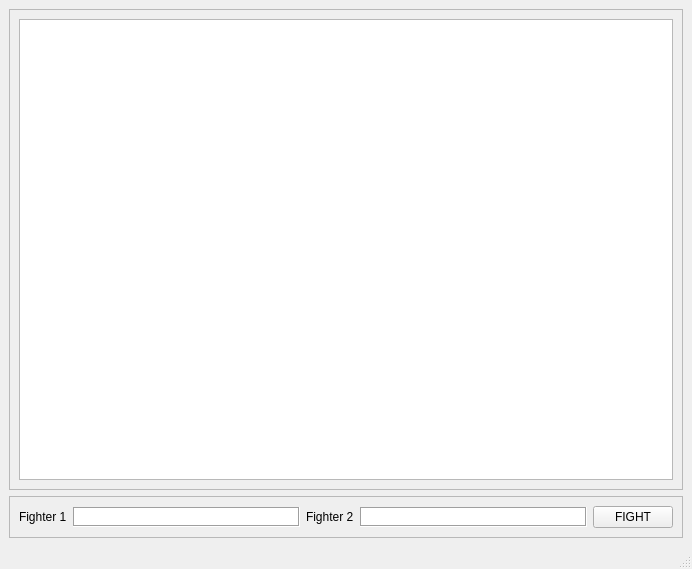
<?xml version="1.0" encoding="UTF-8"?>
<ui version="4.0">
 <class>MainWindow</class>
 <widget class="QMainWindow" name="MainWindow">
  <property name="geometry">
   <rect>
    <x>0</x>
    <y>0</y>
    <width>692</width>
    <height>569</height>
   </rect>
  </property>
  <property name="windowTitle">
   <string>MainWindow</string>
  </property>
  <widget class="QWidget" name="centralwidget">
   <layout class="QVBoxLayout" name="verticalLayout">
    <item>
     <widget class="QFrame" name="frame_2">
      <property name="frameShape">
       <enum>QFrame::StyledPanel</enum>
      </property>
      <property name="frameShadow">
       <enum>QFrame::Raised</enum>
      </property>
      <layout class="QHBoxLayout" name="horizontalLayout_2">
       <item>
        <widget class="QTextBrowser" name="textBrowser"/>
       </item>
      </layout>
     </widget>
    </item>
    <item>
     <widget class="QFrame" name="frame">
      <property name="frameShape">
       <enum>QFrame::StyledPanel</enum>
      </property>
      <property name="frameShadow">
       <enum>QFrame::Raised</enum>
      </property>
      <layout class="QHBoxLayout" name="horizontalLayout">
       <item>
        <widget class="QLabel" name="fighter1label">
         <property name="text">
          <string>Fighter 1</string>
         </property>
        </widget>
       </item>
       <item>
        <widget class="QTextEdit" name="fighter1NameEdit">
         <property name="sizePolicy">
          <sizepolicy hsizetype="Expanding" vsizetype="Fixed">
           <horstretch>0</horstretch>
           <verstretch>0</verstretch>
          </sizepolicy>
         </property>
         <property name="maximumSize">
          <size>
           <width>16777215</width>
           <height>20</height>
          </size>
         </property>
         <property name="frameShape">
          <enum>QFrame::Box</enum>
         </property>
         <property name="verticalScrollBarPolicy">
          <enum>Qt::ScrollBarAlwaysOff</enum>
         </property>
         <property name="horizontalScrollBarPolicy">
          <enum>Qt::ScrollBarAlwaysOff</enum>
         </property>
        </widget>
       </item>
       <item>
        <widget class="QLabel" name="fighter2label">
         <property name="text">
          <string>Fighter 2</string>
         </property>
        </widget>
       </item>
       <item>
        <widget class="QTextEdit" name="fighter2NameEdit">
         <property name="sizePolicy">
          <sizepolicy hsizetype="Expanding" vsizetype="Fixed">
           <horstretch>0</horstretch>
           <verstretch>0</verstretch>
          </sizepolicy>
         </property>
         <property name="maximumSize">
          <size>
           <width>16777215</width>
           <height>20</height>
          </size>
         </property>
         <property name="frameShape">
          <enum>QFrame::Box</enum>
         </property>
         <property name="verticalScrollBarPolicy">
          <enum>Qt::ScrollBarAlwaysOff</enum>
         </property>
         <property name="horizontalScrollBarPolicy">
          <enum>Qt::ScrollBarAlwaysOff</enum>
         </property>
        </widget>
       </item>
       <item>
        <widget class="QPushButton" name="fightButton">
         <property name="text">
          <string>FIGHT</string>
         </property>
        </widget>
       </item>
      </layout>
     </widget>
    </item>
   </layout>
  </widget>
  <widget class="QMenuBar" name="menubar">
   <property name="geometry">
    <rect>
     <x>0</x>
     <y>0</y>
     <width>692</width>
     <height>21</height>
    </rect>
   </property>
  </widget>
  <widget class="QStatusBar" name="statusbar"/>
 </widget>
 <resources/>
 <connections/>
</ui>
